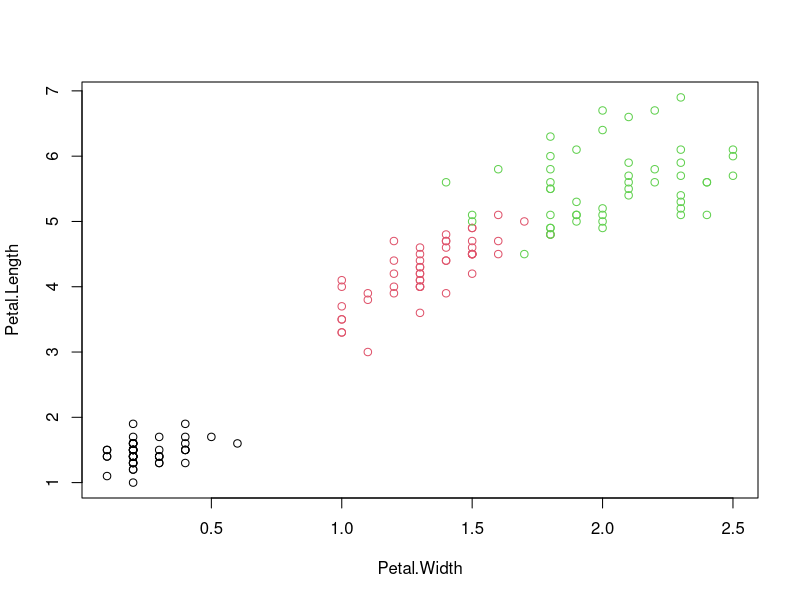
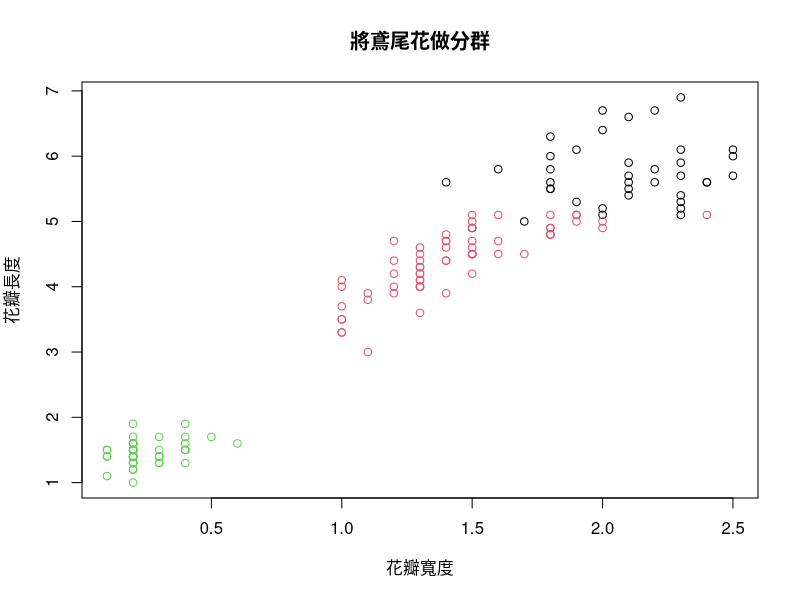

The R script that drew these images, in order: (Note: this script raises an error after producing the figures.)
# (1)直接用亞種結果畫分佈(花瓣的長寬) 
plot(formula = Petal.Length ~ Petal.Width, data = iris, col = iris$Species)


#(2)分群畫圖 
# 建立一個分群模型 
data <- iris[-5] #去除第5個資料行    
##分3群，nstart=10 defaut執行10次  收斂資料區 
km <- kmeans(data, centers = 3, nstart = 10)

#跑分群之後畫分佈 
plot(formula = Petal.Length ~ Petal.Width, data = data, col = km$cluster, main = "將鳶尾花做分群", xlab = "花瓣寬度", ylab = "花瓣長度")

ggplot(data, aes(x = Petal.Length, y = Petal.Width)) +
geom_point(aes(color = factor(km$cluster))) +
stat_density2d(aes(color = factor(km$cluster)))

(WSS <- km$tot.withinss)
(BSS <- km$betweenss)
(TSS <- BSS + WSS)
(ratio <- WSS / TSS)

library(ggplot2)
klist <- seq(1:10)
knnFunction <- function(x) {
  kms <- kmeans(data, centers = x, nstart = 1)
  ratio <- kms$tot.withinss / (kms$tot.withinss + kms$betweenss)
}
ratios <- sapply(klist, knnFunction)

# k value與準確度視覺化
df <- data.frame(
  kv = klist, KMratio = accuracies)

ggplot(df, aes(x = kv, y = KMratio, label = kv, color = KMratio)) +
geom_point(size = 5) + geom_text(vjust = 2)

